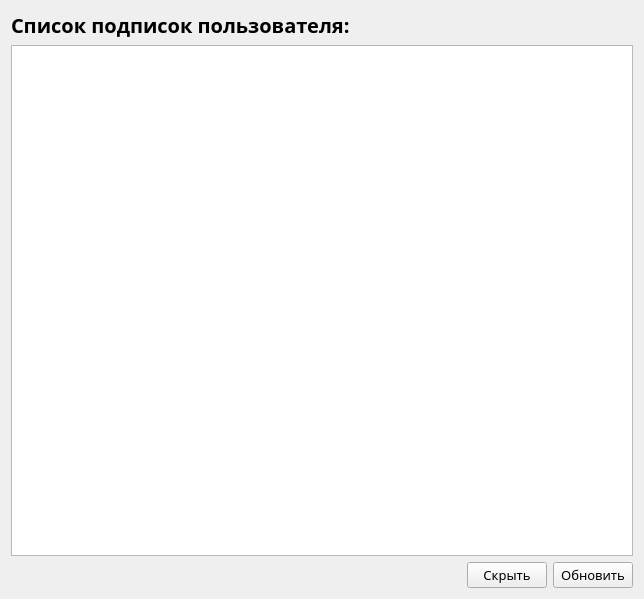
<?xml version="1.0" encoding="UTF-8"?>
<ui version="4.0">
 <class>Form</class>
 <widget class="QWidget" name="Form">
  <property name="geometry">
   <rect>
    <x>0</x>
    <y>0</y>
    <width>644</width>
    <height>599</height>
   </rect>
  </property>
  <property name="windowTitle">
   <string>Form</string>
  </property>
  <layout class="QGridLayout" name="gridLayout">
   <item row="0" column="0">
    <layout class="QHBoxLayout" name="horizontalLayout">
     <item>
      <widget class="QLabel" name="subscrTitle">
       <property name="font">
        <font>
         <family>Century Gothic</family>
         <pointsize>15</pointsize>
         <weight>75</weight>
         <bold>true</bold>
        </font>
       </property>
       <property name="text">
        <string>Список подписок пользователя:</string>
       </property>
      </widget>
     </item>
     <item>
      <widget class="QLabel" name="error_msg">
       <property name="sizePolicy">
        <sizepolicy hsizetype="Expanding" vsizetype="Preferred">
         <horstretch>0</horstretch>
         <verstretch>0</verstretch>
        </sizepolicy>
       </property>
       <property name="font">
        <font>
         <family>Century Gothic</family>
         <pointsize>14</pointsize>
        </font>
       </property>
       <property name="text">
        <string/>
       </property>
      </widget>
     </item>
    </layout>
   </item>
   <item row="1" column="0">
    <widget class="QTextEdit" name="subscr_info">
     <property name="font">
      <font>
       <family>Century Gothic</family>
       <pointsize>13</pointsize>
      </font>
     </property>
     <property name="readOnly">
      <bool>true</bool>
     </property>
    </widget>
   </item>
   <item row="2" column="0">
    <layout class="QHBoxLayout" name="horizontalLayout_2">
     <item>
      <spacer name="horizontalSpacer">
       <property name="orientation">
        <enum>Qt::Horizontal</enum>
       </property>
       <property name="sizeHint" stdset="0">
        <size>
         <width>40</width>
         <height>20</height>
        </size>
       </property>
      </spacer>
     </item>
     <item>
      <widget class="QPushButton" name="back_btn">
       <property name="sizePolicy">
        <sizepolicy hsizetype="Fixed" vsizetype="Fixed">
         <horstretch>0</horstretch>
         <verstretch>0</verstretch>
        </sizepolicy>
       </property>
       <property name="font">
        <font>
         <family>Century Gothic</family>
         <pointsize>10</pointsize>
         <weight>50</weight>
         <bold>false</bold>
        </font>
       </property>
       <property name="text">
        <string>Скрыть</string>
       </property>
       <property name="shortcut">
        <string>Esc</string>
       </property>
      </widget>
     </item>
     <item>
      <widget class="QPushButton" name="update_info">
       <property name="sizePolicy">
        <sizepolicy hsizetype="Fixed" vsizetype="Fixed">
         <horstretch>0</horstretch>
         <verstretch>0</verstretch>
        </sizepolicy>
       </property>
       <property name="font">
        <font>
         <family>Century Gothic</family>
         <pointsize>10</pointsize>
         <weight>50</weight>
         <bold>false</bold>
        </font>
       </property>
       <property name="text">
        <string>Обновить</string>
       </property>
       <property name="shortcut">
        <string>Return</string>
       </property>
      </widget>
     </item>
    </layout>
   </item>
  </layout>
 </widget>
 <resources/>
 <connections/>
</ui>
